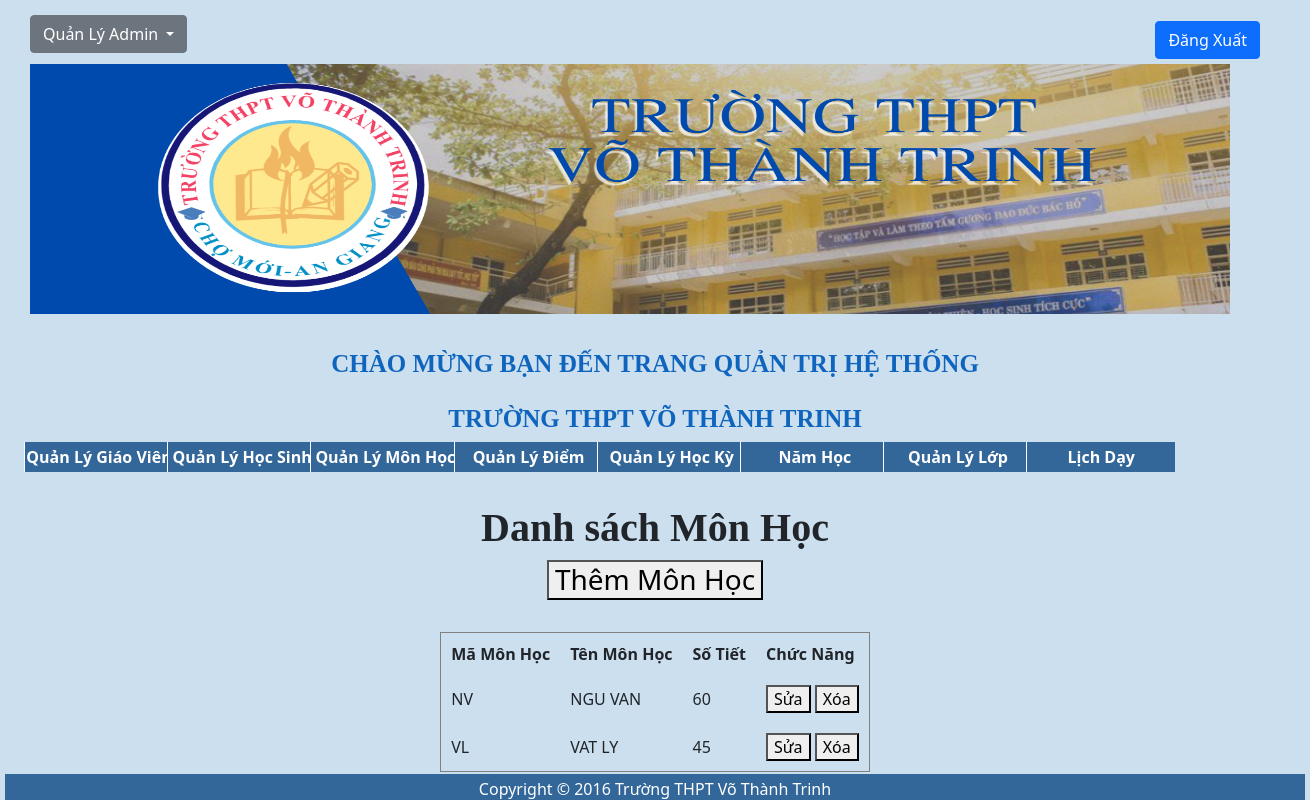
Screenshot of /admin/index.php?mod=mh with the database file from the repository.
### tables this page shows
CREATE TABLE `monhoc` (
  `MaMonHoc` varchar(10) NOT NULL,
  `TenMonHoc` varchar(50) DEFAULT NULL,
  `SoTiet` int(20) NOT NULL
);

### classes/monhoc.class.php (called while the page is built, shortened)
<?php
class monhoc extends DB
{
    function allmon()
    {
        $con=$this->connect();
        $sql="select * from monhoc";
        $query=mysqli_query($con,$sql);
        $result=array();
        if($query)
        {
            while($row=mysqli_fetch_assoc($query))
            {
                $result[]=$row;
            }
        }
        return $result;
    }
}
?>

### admin/monhoc/hienthimon.php (the view, shortened to what this page needs)
<?php
require "../classes/monhoc.class.php";
$con=new monhoc();
$mon=$con->allmon();
?>
<!DOCTYPE html>
<html>
<head>
</head>
<body>
<h1 align="center"style="font-family:Tahoma;font-weight: bold">Danh sách Môn Học</h1>
<h3 align="center"><a href="monhoc/themmon.php"><button>Thêm Môn Học</button></a></h3>
<table align="center" border="1" cellspacing="0" cellpadding="10">
    <tr style="font-weight: bold">
        <td>Mã Môn Học</td>
        <td>Tên Môn Học</td>
        <td>Số Tiết</td>
        <td>Chức Năng</td>
    </tr>
    <?php foreach ($mon as $item){ ?>
        <tr>
            <td><?php echo $item['MaMonHoc']; ?></td>
            <td><?php echo $item['TenMonHoc']; ?></td>
            <td><?php echo $item['SoTiet']; ?></td>
            <td><?php echo "<a href='monhoc/suamon.php?id=$item[MaMonHoc]'><button type='button'>Sửa</button></a>"; ?>
                <?php echo "<a href='monhoc/xoamon.php?id=$item[MaMonHoc]' onclick='return XacNhan();'><button type='button'>Xóa</button></a>"; ?>
            </td>
        </tr>
    <?php } ?>
    <br/>
</table>

### rows the page displays
monhoc: MaMonHoc "NV", TenMonHoc "NGU VAN", SoTiet "60"
monhoc: MaMonHoc "VL", TenMonHoc "VAT LY", SoTiet "45"
